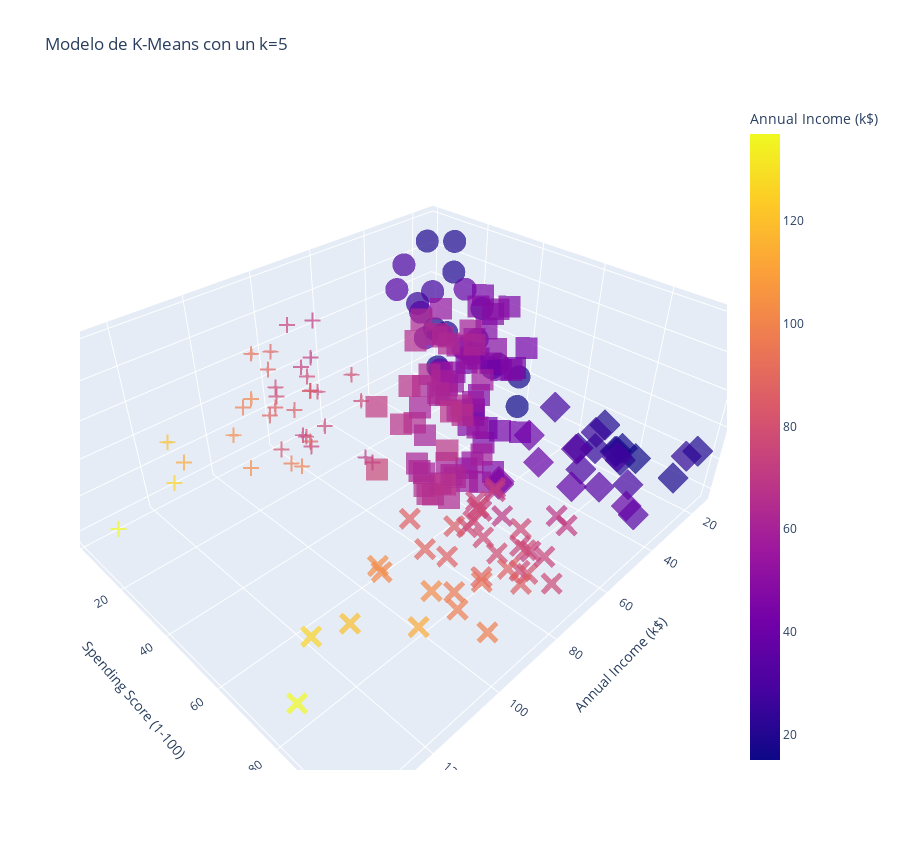

The code cell stored with this chart in its notebook:
### Code cell
from sklearn.cluster import KMeans


# Selecciona las características de interés
X = Datos[['Age', 'Annual Income (k$)', 'Spending Score (1-100)']].values

# Entrena el modelo de K-Means
kmeans = KMeans(n_clusters=5)
kmeans.fit(X)

# Agrega la columna de grupos al DataFrame
Datos['Grupo'] = kmeans.labels_

# Ahora puedes generar la gráfica 3D
Grafica_3D = px.scatter_3d(Datos, x='Annual Income (k$)', y='Spending Score (1-100)', z='Age', color='Annual Income (k$)', symbol='Grupo', opacity=0.7, width=900, height=850, title=f'Modelo de K-Means con un k={5}', labels={'label': 'Cluster'}, color_discrete_map={})
Grafica_3D.update_layout(showlegend=False)

### Figure 1 — Plotly figure (JSON) as saved in the notebook; plotly's stock layout.template omitted (floating-point values rounded to 4 significant figures)
{"data": [{"hovertemplate": "Grupo=2<br>Annual Income (k$)=%{marker.color}<br>Spending Score (1-100)=%{y}<br>Age=%{z}<extra></extra>", "legendgroup": "2", "marker": {"color": [15, 16, 17, 18, 19, 19, 20, 20, 21, 23, 24, 25, 28, 28, 29, 30, 33, 33, 34, 37, 38, 39, 39], "coloraxis": "coloraxis", "opacity": 0.7, "symbol": "circle"}, "mode": "markers", "name": "2", "scene": "scene", "showlegend": true, "type": "scatter3d", "x": [15, 16, 17, 18, 19, 19, 20, 20, 21, 23, 24, 25, 28, 28, 29, 30, 33, 33, 34, 37, 38, 39, 39], "y": [39, 6, 40, 6, 3, 14, 15, 13, 35, 29, 35, 5, 14, 32, 31, 4, 4, 14, 17, 26, 35, 36, 28], "z": [19, 20, 31, 35, 64, 67, 58, 37, 35, 52, 35, 46, 54, 45, 40, 60, 53, 49, 42, 36, 65, 48, 49]}, {"hovertemplate": "Grupo=1<br>Annual Income (k$)=%{marker.color}<br>Spending Score (1-100)=%{y}<br>Age=%{z}<extra></extra>", "legendgroup": "1", "marker": {"color": [15, 16, 17, 18, 19, 19, 20, 20, 21, 23, 24, 25, 28, 28, 29, 30, 33, 33, 34, 37, 38, 39, 39, 48, 48], "coloraxis": "coloraxis", "opacity": 0.7, "symbol": "diamond"}, "mode": "markers", "name": "1", "scene": "scene", "showlegend": true, "type": "scatter3d", "x": [15, 16, 17, 18, 19, 19, 20, 20, 21, 23, 24, 25, 28, 28, 29, 30, 33, 33, 34, 37, 38, 39, 39, 48, 48], "y": [81, 77, 76, 94, 72, 99, 77, 79, 66, 98, 73, 73, 82, 61, 87, 73, 92, 81, 73, 75, 92, 61, 65, 59, 59], "z": [21, 23, 22, 23, 30, 35, 24, 22, 20, 35, 25, 31, 29, 35, 23, 21, 18, 21, 30, 20, 24, 31, 24, 18, 19]}, {"hovertemplate": "Grupo=3<br>Annual Income (k$)=%{marker.color}<br>Spending Score (1-100)=%{y}<br>Age=%{z}<extra></extra>", "legendgroup": "3", "marker": {"color": [40, 40, 40, 40, 42, 42, 43, 43, 43, 43, 44, 44, 46, 46, 46, 46, 47, 47, 48, 48, 48, 48, 49, 49, 50, 50, 54, 54, 54, 54, 54, 54, 54, 54, 54, 54, 54, 54, 57, 57, 58, 58, 59, 59, 60, 60, 60, 60, 60, 60, 61, 61, 62, 62, 62, 62, 62, 62, 63, 63, 63, 63, 63, 63, 64, 64, 65, 65, 65, 65, 67, 67, 67, 67, 69, 71, 76], "coloraxis": "coloraxis", "opacity": 0.7, "symbol": "square"}, "mode": "markers", "name": "3", "scene": "scene", "showlegend": true, "type": "scatter3d", "x": [40, 40, 40, 40, 42, 42, 43, 43, 43, 43, 44, 44, 46, 46, 46, 46, 47, 47, 48, 48, 48, 48, 49, 49, 50, 50, 54, 54, 54, 54, 54, 54, 54, 54, 54, 54, 54, 54, 57, 57, 58, 58, 59, 59, 60, 60, 60, 60, 60, 60, 61, 61, 62, 62, 62, 62, 62, 62, 63, 63, 63, 63, 63, 63, 64, 64, 65, 65, 65, 65, 67, 67, 67, 67, 69, 71, 76], "y": [55, 47, 42, 42, 52, 60, 54, 60, 45, 41, 50, 46, 51, 46, 56, 55, 52, 59, 51, 50, 48, 47, 55, 42, 49, 56, 47, 54, 53, 48, 52, 42, 51, 55, 41, 44, 57, 46, 58, 55, 60, 46, 55, 41, 49, 40, 42, 52, 47, 50, 42, 49, 41, 48, 59, 55, 56, 42, 50, 46, 43, 48, 52, 54, 42, 46, 48, 50, 43, 59, 43, 57, 56, 40, 58, 35, 40], "z": [50, 27, 29, 31, 49, 33, 31, 59, 50, 47, 51, 69, 27, 53, 70, 19, 67, 54, 63, 43, 68, 32, 70, 47, 60, 60, 59, 26, 45, 40, 23, 49, 57, 38, 67, 46, 21, 48, 55, 22, 34, 50, 68, 18, 48, 40, 32, 24, 47, 27, 48, 20, 23, 49, 67, 26, 49, 21, 66, 54, 68, 66, 65, 19, 38, 19, 18, 19, 63, 49, 51, 50, 27, 38, 40, 43, 28]}, {"hovertemplate": "Grupo=4<br>Annual Income (k$)=%{marker.color}<br>Spending Score (1-100)=%{y}<br>Age=%{z}<extra></extra>", "legendgroup": "4", "marker": {"color": [69, 70, 71, 71, 71, 72, 73, 73, 74, 75, 76, 77, 77, 78, 78, 78, 78, 78, 78, 79, 81, 85, 86, 87, 87, 87, 88, 88, 93, 97, 98, 99, 101, 103, 103, 113, 120, 126, 137], "coloraxis": "coloraxis", "opacity": 0.7, "symbol": "x"}, "mode": "markers", "name": "4", "scene": "scene", "showlegend": true, "type": "scatter3d", "x": [69, 70, 71, 71, 71, 72, 73, 73, 74, 75, 76, 77, 77, 78, 78, 78, 78, 78, 78, 79, 81, 85, 86, 87, 87, 87, 88, 88, 93, 97, 98, 99, 101, 103, 103, 113, 120, 126, 137], "y": [91, 77, 95, 75, 75, 71, 88, 73, 72, 93, 87, 97, 74, 90, 88, 76, 89, 78, 73, 83, 93, 75, 95, 63, 75, 92, 86, 69, 90, 86, 88, 97, 68, 85, 69, 91, 79, 74, 83], "z": [39, 31, 40, 38, 39, 31, 29, 32, 35, 32, 32, 28, 32, 34, 39, 38, 27, 30, 30, 29, 31, 36, 33, 32, 28, 36, 30, 27, 35, 32, 29, 30, 28, 36, 32, 38, 35, 32, 30]}, {"hovertemplate": "Grupo=0<br>Annual Income (k$)=%{marker.color}<br>Spending Score (1-100)=%{y}<br>Age=%{z}<extra></extra>", "legendgroup": "0", "marker": {"color": [70, 71, 71, 72, 73, 73, 74, 75, 77, 77, 78, 78, 78, 78, 78, 78, 79, 81, 85, 86, 87, 87, 87, 88, 88, 93, 97, 98, 99, 101, 103, 103, 113, 120, 126, 137], "coloraxis": "coloraxis", "opacity": 0.7, "symbol": "cross"}, "mode": "markers", "name": "0", "scene": "scene", "showlegend": true, "type": "scatter3d", "x": [70, 71, 71, 72, 73, 73, 74, 75, 77, 77, 78, 78, 78, 78, 78, 78, 79, 81, 85, 86, 87, 87, 87, 88, 88, 93, 97, 98, 99, 101, 103, 103, 113, 120, 126, 137], "y": [29, 11, 9, 34, 5, 7, 10, 5, 12, 36, 22, 17, 20, 16, 1, 1, 35, 5, 26, 20, 27, 13, 10, 13, 15, 14, 32, 15, 39, 24, 17, 23, 8, 16, 28, 18], "z": [23, 59, 47, 25, 20, 44, 19, 57, 25, 48, 34, 43, 44, 47, 37, 34, 56, 19, 50, 42, 36, 40, 36, 52, 58, 59, 37, 46, 41, 54, 41, 34, 33, 47, 45, 32]}], "layout": {"coloraxis": {"colorbar": {"title": {"text": "Annual Income (k$)"}}, "colorscale": [[0, "#0d0887"], [0.1111, "#46039f"], [0.2222, "#7201a8"], [0.3333, "#9c179e"], [0.4444, "#bd3786"], [0.5556, "#d8576b"], [0.6667, "#ed7953"], [0.7778, "#fb9f3a"], [0.8889, "#fdca26"], [1, "#f0f921"]]}, "height": 850, "legend": {"title": {"text": "Grupo"}, "tracegroupgap": 0}, "scene": {"domain": {"x": [0, 1], "y": [0, 1]}, "xaxis": {"title": {"text": "Annual Income (k$)"}}, "yaxis": {"title": {"text": "Spending Score (1-100)"}}, "zaxis": {"title": {"text": "Age"}}}, "showlegend": false, "title": {"text": "Modelo de K-Means con un k=5"}, "width": 900}}
